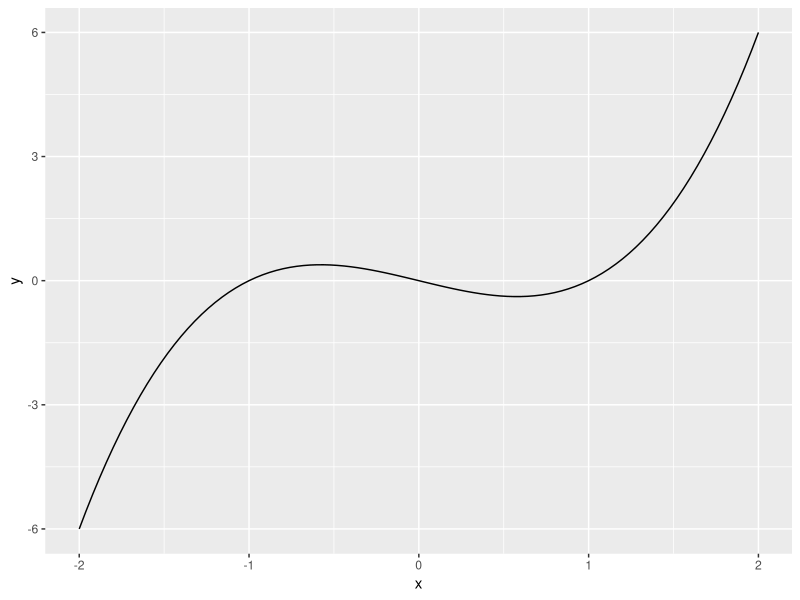

Generate this figure with R:
pdf(file = "04-r-ggplot-f.pdf", width = 6, height = 4)

library(tidyverse)

f <- function(x) { x^3 - x }
data.frame(x = c(-2, 2)) %>%
  ggplot(aes(x = x)) +
  stat_function(fun = f)
